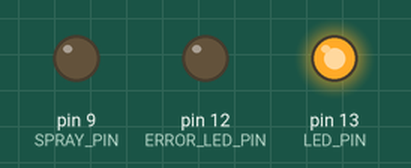
Simulated run of this sketch. Board: Arduino Uno, built with avr-gcc and run on an emulated ATmega328P. Shown: output pins drawn as LEDs (lit = HIGH). What the sketch prints to the serial monitor is not drawn.

Above: at 0.1 s.
At 0.7 s:
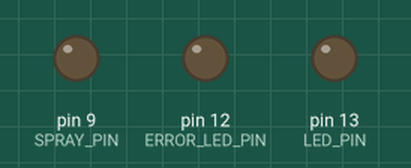
Timing chart, 0 to 2.2 s (numbered marks = the images above):
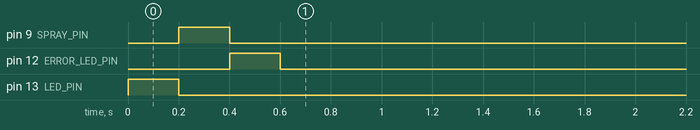

The sketch:

self_test_diagnostics.ino
```cpp
// self_test_diagnostics.ino – Hardware self-test and diagnostics
#define SPRAY_PIN 9
#define LED_PIN 13
#define FLOW_PIN A0
#define ERROR_LED_PIN 12

void setup() {
  pinMode(LED_PIN, OUTPUT);
  pinMode(SPRAY_PIN, OUTPUT);
  pinMode(ERROR_LED_PIN, OUTPUT);
  digitalWrite(LED_PIN, LOW);
  digitalWrite(ERROR_LED_PIN, LOW);
  Serial.begin(9600);
  while (!Serial);
  Serial.println("🟢 Running self-test...");
  // Test LED
  digitalWrite(LED_PIN, HIGH);
  delay(200);
  digitalWrite(LED_PIN, LOW);
  // Test spray pin
  analogWrite(SPRAY_PIN, 255);
  delay(200);
  analogWrite(SPRAY_PIN, 0);
  // Test flow sensor
  int flow = analogRead(FLOW_PIN);
  Serial.print("Flow sensor reading: ");
  Serial.println(flow);
  // Test error LED
  digitalWrite(ERROR_LED_PIN, HIGH);
  delay(200);
  digitalWrite(ERROR_LED_PIN, LOW);
  Serial.println("🟢 Self-test complete.");
}

void loop() {
  // No main logic; self-test runs on boot
}
```
